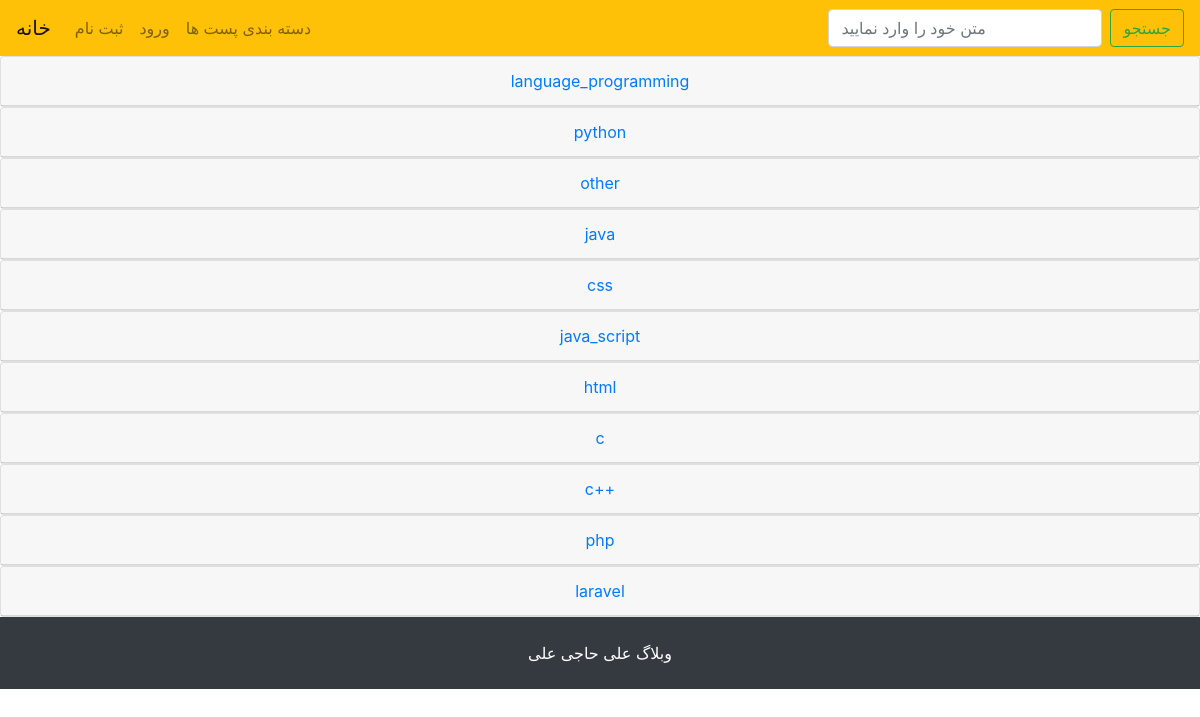
The page /category/ on the database its author committed.
### post/models.py (models this page shows, shortened)
class Category(models.Model):
    parent = models.ForeignKey('self',on_delete=models.CASCADE,blank=True,null=True)
    title = models.CharField('title category' ,max_length=255, null=True, blank=True)

### post/views.py (the view)
# urls.py: path('category/', views.all_category, name='all_category'),
def all_category(request):
    all_category = Category.objects.all()
    return render(request, "post/all_category.html", {"all_category": all_category})

### post/templates/post/all_category.html (shortened to what this page needs)
{% extends 'base.html' %}
{% block content %}
{% for category in all_category %}
<a class="text-center" href="{% url 'post:category_detail' category.title %}">
    <div class="card">
        <div class="card-header">
            {{ category.title }}
        </div>
    </div>
</a>
{% endfor %}
{% endblock %}

### rows shown on the page
Category: title "language_programming"
Category: title "python"
Category: title "other"
Category: title "java"
Category: title "css"
Category: title "java_script"
Category: title "html"
Category: title "c"
Category: title "c++"
Category: title "php"
Category: title "laravel"
